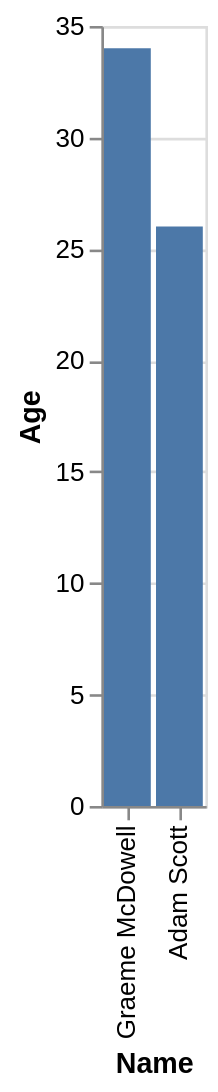

The specification (Vega-Lite) saved for this image:
### Vega-Lite specification from a JSON file in a GitHub repository (floating-point values rounded to 4 significant figures)
{"data": {"values": [{"x_data": "Graeme McDowell", "y_data": 34}, {"x_data": "Adam Scott", "y_data": 26}]}, "mark": "bar", "encoding": {"x": {"field": "x_data", "type": "nominal", "title": "Name", "sort": {"op": "sum", "field": "y_data", "order": "descending"}}, "y": {"field": "y_data", "type": "quantitative", "title": "Age"}}}
